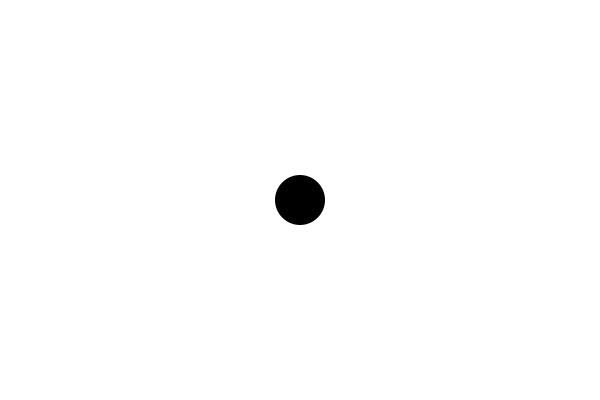
Frame 1 (no input)
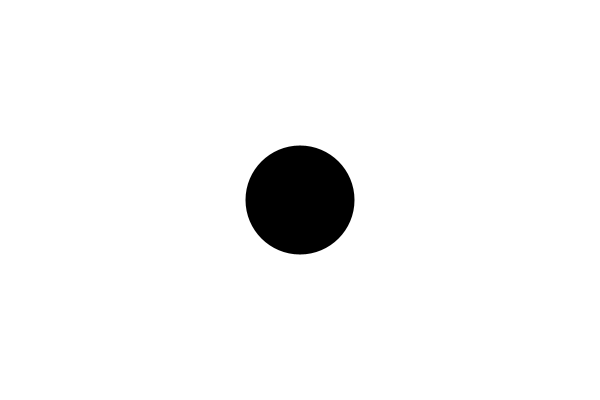
Frame 60 (the mouse pressed at the canvas centre just before this capture)
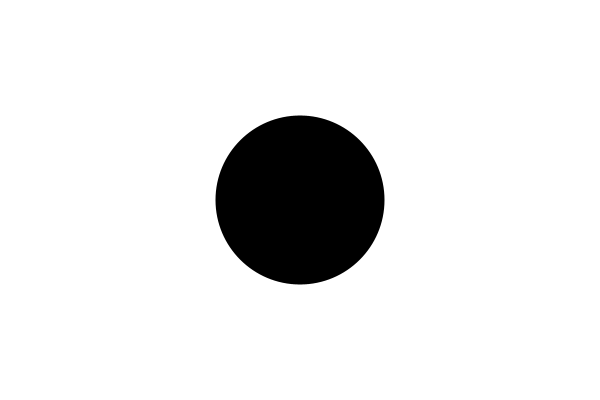
Frame 120 (the mouse held since frame 60 and released just before this capture)

The Processing sketch that drew these frames (run headless with seeded random() and noise(); from frame 60 on, the mouse is pressed at the canvas centre):

// Processing sketch: motion_12_draw_breathing
// ── motion_12_draw_breathing.pde
float r, speed;

void setup() {
  size(600, 400);
  noStroke();
  ellipseMode(CENTER);
  r = 50;
  speed = 1;
}

void draw() {
  background(255);
  fill(0);
  ellipse(width/2, height/2, r, r);
  r = r + speed;
  if (r > 200 || r < 50) {
    speed = speed * -1;
  }
}
